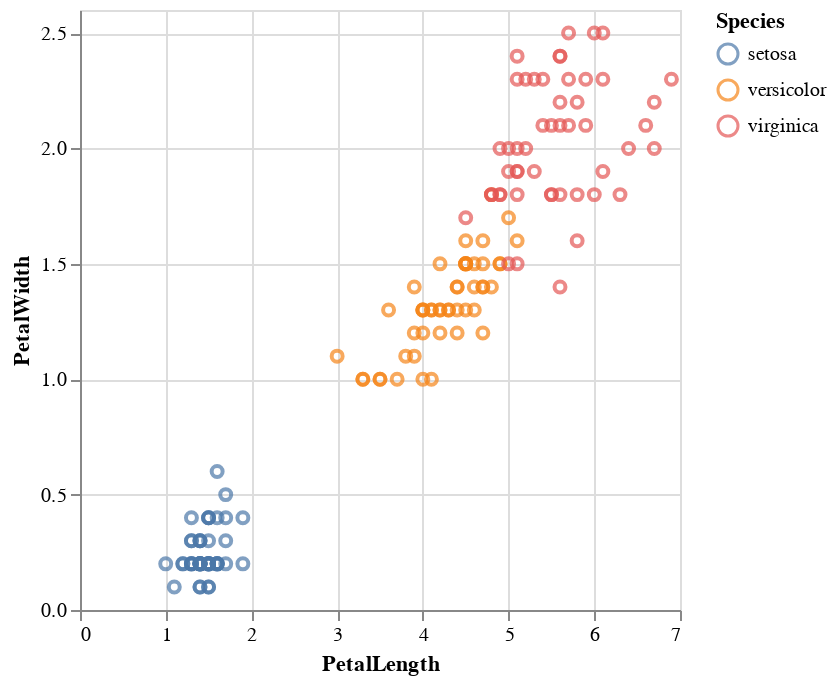

Notebook code cell kept with this figure:
### Code cell
using RDatasets, VegaLite # Use R instead
iris = dataset("datasets", "iris")
iris |> @vlplot(
    :point,
    x=:PetalLength,
    y=:PetalWidth,
    color=:Species
)

### Figure 1 — Vega-Lite specification as saved in the notebook (floating-point values rounded to 4 significant figures; data arrays with more than 128 entries replaced by an {"elided": "..."} marker saying what was removed)
{"data": {"values": {"elided": "150 records"}}, "encoding": {"color": {"field": "Species"}, "x": {"field": "PetalLength", "type": "quantitative"}, "y": {"field": "PetalWidth", "type": "quantitative"}}, "mark": "point"}
